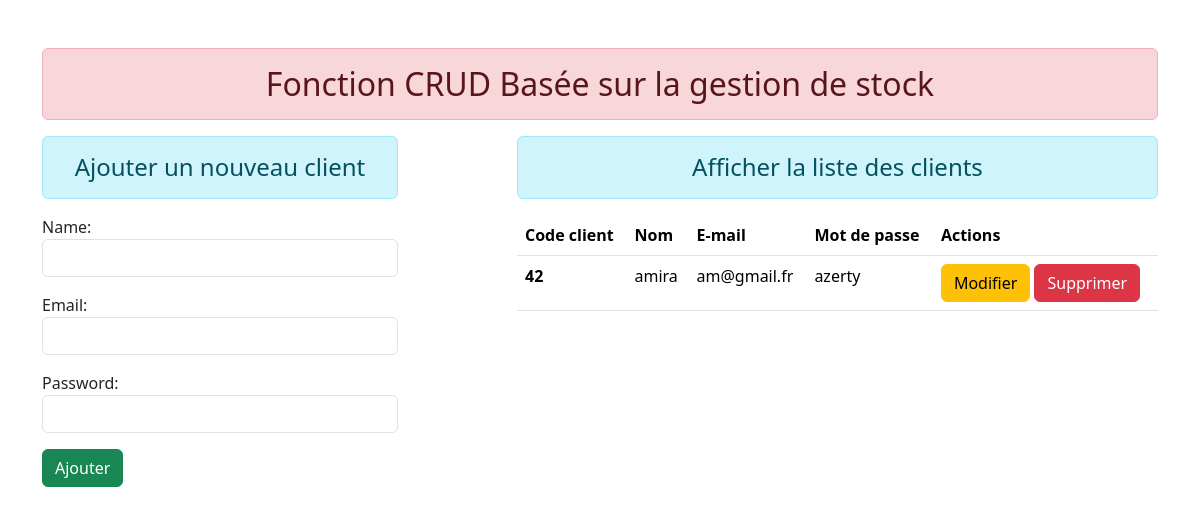
The page /clients/ on the database as committed earlier.
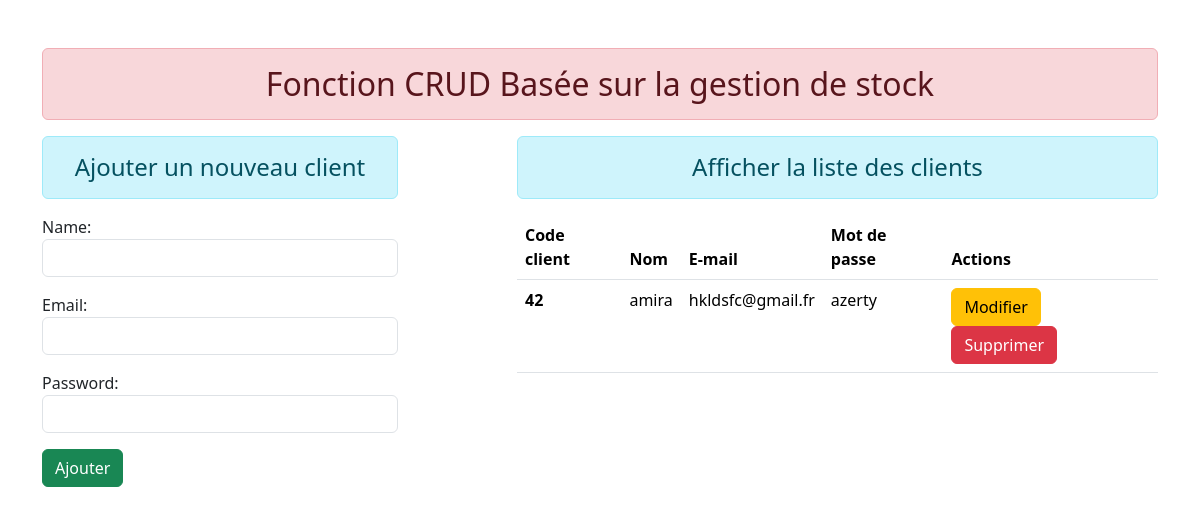
The same page on the database as committed later.
### inventory/models.py (models this page shows)
class User(models.Model):
    name = models.CharField(max_length= 70)
    email = models.CharField(max_length=100)
    password =models.CharField(max_length=100)

### inventory/views.py (the view)
# urls.py: path('clients/',views.add_get_client, name ="add_show_client"),
def add_get_client(request):
    if request.method == 'POST':
        fm = ClientRegistration(request.POST)
        if fm.is_valid():
            nm = fm.cleaned_data['name']
            em = fm.cleaned_data['email']
            pw = fm.cleaned_data['password']
            reg = User(name = nm , email = em , password = pw )
            reg.save()
            fm = ClientRegistration()
    else:
        fm = ClientRegistration()
    cli = User.objects.all()
    return render(request,'inventory/add_show_client.html',{'form':fm, 'clit':cli})

### inventory/forms.py
class ClientRegistration(forms.ModelForm):
    class Meta:
        model = User
        fields = ['name','email','password']
        widgets = {
            'name': forms.TextInput(attrs={'class': 'form-control'}),
            'email': forms.EmailInput (attrs={'class': 'form-control'}),
            'password': forms.PasswordInput (render_value= True , attrs={'class': 'form-control'})
        }

### inventory/templates/inventory/add_show_client.html (shortened to what this page needs)
{% extends 'inventory/base.html' %}
{% block content %}
<div class="row">
    <div class="col-sm-4">
        <h4 class="text-center alert alert-info">Ajouter un nouveau client</h4>
            <form action="" method="post">
                {{form.as_p}}
<input type="submit" class="btn btn-success" value="Ajouter">
</form>
    </div>
    <div class="col-sm-7 offset-1">
        <h4 class="text-center alert alert-info">Afficher la liste des clients</h4>
        {% if clit %}
        <table class="table table-hover">
            <thead>
              <tr>
                <th scope="col">Code client</th>
                <th scope="col">Nom</th>
                <th scope="col">E-mail</th>
                <th scope="col">Mot de passe</th>
                <th scope="col">Actions</th>
              </tr>
            </thead>
            <tbody>
                {% for st in clit%}
              <tr>
                <th scope="row">{{st.id}}</th>
                <td>{{st.name}}</td>
                <td>{{st.email}}</td>
                <td>{{st.password}}</td>
                <td>
                    <a href="{% url 'update_client' st.id %}" class="btn btn-warning bt-sm">Modifier</a>
                    <form action="{% url 'delete_client' st.id %}" method="post" class="d-inline">
                      <input type="submit" class="btn btn-danger bt-sm" value="Supprimer">
                    </form>
                </td>
              </tr>
              {% endfor %}
            </tbody>
          </table>
        {% else %}
        <h4 class="text-center alert alert-warning">Pas d'enregistrements</h4>
        {% endif %}
    </div>
{% endblock content %}

Rows that differ between the two databases and show on the page:
changed User "amira": email "am@gmail.fr" → "hkldsfc@gmail.fr"
